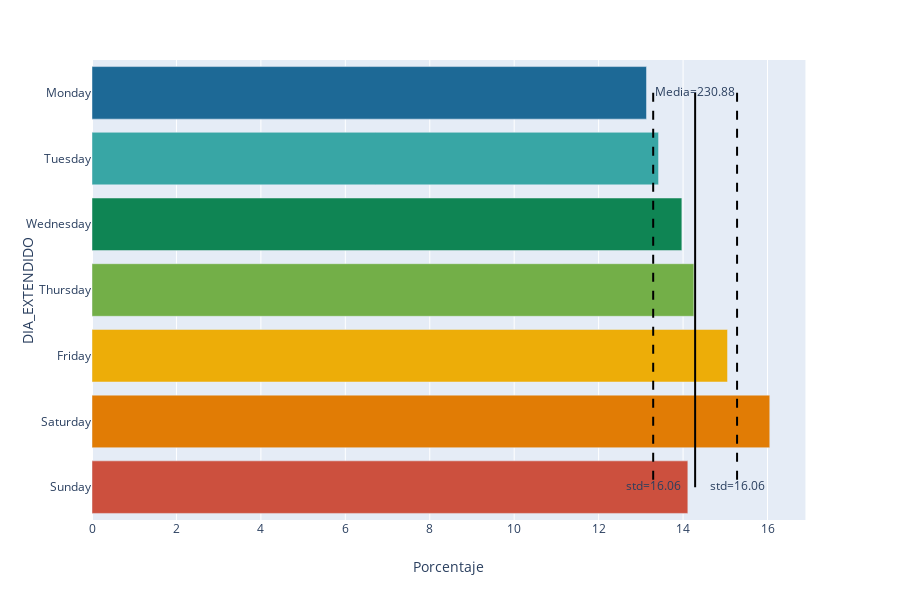

The code cell stored with this chart in its notebook:
### Code cell
values_order = ["Monday", "Tuesday", "Wednesday", "Thursday","Friday","Saturday","Sunday"]
media_factor = weeks_between
bar_figure_probabilities(subdata,'DIA_EXTENDIDO',values_order,media_factor,fig_name="riñas_rnmc_dia_extendido_probabilidad.png")

### Figure 1 — Plotly figure (JSON) as saved in the notebook; plotly's stock layout.template omitted (floating-point values rounded to 4 significant figures)
{"data": [{"alignmentgroup": "True", "hoverlabel": {"namelength": 0}, "hovertemplate": "DIA_EXTENDIDO=%{y}<br>Porcentaje=%{x}", "legendgroup": "DIA_EXTENDIDO=Monday", "marker": {"color": "rgb(29, 105, 150)"}, "name": "DIA_EXTENDIDO=Monday", "offsetgroup": "DIA_EXTENDIDO=Monday", "orientation": "h", "showlegend": true, "textposition": "auto", "type": "bar", "x": [13.13], "xaxis": "x", "y": ["Monday"], "yaxis": "y"}, {"alignmentgroup": "True", "hoverlabel": {"namelength": 0}, "hovertemplate": "DIA_EXTENDIDO=%{y}<br>Porcentaje=%{x}", "legendgroup": "DIA_EXTENDIDO=Tuesday", "marker": {"color": "rgb(56, 166, 165)"}, "name": "DIA_EXTENDIDO=Tuesday", "offsetgroup": "DIA_EXTENDIDO=Tuesday", "orientation": "h", "showlegend": true, "textposition": "auto", "type": "bar", "x": [13.42], "xaxis": "x", "y": ["Tuesday"], "yaxis": "y"}, {"alignmentgroup": "True", "hoverlabel": {"namelength": 0}, "hovertemplate": "DIA_EXTENDIDO=%{y}<br>Porcentaje=%{x}", "legendgroup": "DIA_EXTENDIDO=Wednesday", "marker": {"color": "rgb(15, 133, 84)"}, "name": "DIA_EXTENDIDO=Wednesday", "offsetgroup": "DIA_EXTENDIDO=Wednesday", "orientation": "h", "showlegend": true, "textposition": "auto", "type": "bar", "x": [13.97], "xaxis": "x", "y": ["Wednesday"], "yaxis": "y"}, {"alignmentgroup": "True", "hoverlabel": {"namelength": 0}, "hovertemplate": "DIA_EXTENDIDO=%{y}<br>Porcentaje=%{x}", "legendgroup": "DIA_EXTENDIDO=Thursday", "marker": {"color": "rgb(115, 175, 72)"}, "name": "DIA_EXTENDIDO=Thursday", "offsetgroup": "DIA_EXTENDIDO=Thursday", "orientation": "h", "showlegend": true, "textposition": "auto", "type": "bar", "x": [14.26], "xaxis": "x", "y": ["Thursday"], "yaxis": "y"}, {"alignmentgroup": "True", "hoverlabel": {"namelength": 0}, "hovertemplate": "DIA_EXTENDIDO=%{y}<br>Porcentaje=%{x}", "legendgroup": "DIA_EXTENDIDO=Friday", "marker": {"color": "rgb(237, 173, 8)"}, "name": "DIA_EXTENDIDO=Friday", "offsetgroup": "DIA_EXTENDIDO=Friday", "orientation": "h", "showlegend": true, "textposition": "auto", "type": "bar", "x": [15.05], "xaxis": "x", "y": ["Friday"], "yaxis": "y"}, {"alignmentgroup": "True", "hoverlabel": {"namelength": 0}, "hovertemplate": "DIA_EXTENDIDO=%{y}<br>Porcentaje=%{x}", "legendgroup": "DIA_EXTENDIDO=Saturday", "marker": {"color": "rgb(225, 124, 5)"}, "name": "DIA_EXTENDIDO=Saturday", "offsetgroup": "DIA_EXTENDIDO=Saturday", "orientation": "h", "showlegend": true, "textposition": "auto", "type": "bar", "x": [16.05], "xaxis": "x", "y": ["Saturday"], "yaxis": "y"}, {"alignmentgroup": "True", "hoverlabel": {"namelength": 0}, "hovertemplate": "DIA_EXTENDIDO=%{y}<br>Porcentaje=%{x}", "legendgroup": "DIA_EXTENDIDO=Sunday", "marker": {"color": "rgb(204, 80, 62)"}, "name": "DIA_EXTENDIDO=Sunday", "offsetgroup": "DIA_EXTENDIDO=Sunday", "orientation": "h", "showlegend": true, "textposition": "auto", "type": "bar", "x": [14.11], "xaxis": "x", "y": ["Sunday"], "yaxis": "y"}, {"line": {"color": "black", "width": 2}, "mode": "text+lines", "text": ["Media=230.88", ""], "type": "scatter", "x": [14.29, 14.29], "y": ["Monday", "Sunday"]}, {"line": {"color": "black", "dash": "dash", "width": 2}, "mode": "text+lines", "text": ["", "std=16.06"], "type": "scatter", "x": [15.28, 15.28], "y": ["Monday", "Sunday"]}, {"line": {"color": "black", "dash": "dash", "width": 2}, "mode": "text+lines", "text": ["", "std=16.06"], "type": "scatter", "x": [13.29, 13.29], "y": ["Monday", "Sunday"]}], "layout": {"barmode": "relative", "height": 600, "legend": {"tracegroupgap": 0}, "margin": {"t": 60}, "showlegend": false, "xaxis": {"anchor": "y", "domain": [0, 0.98], "title": {"text": "Porcentaje"}}, "yaxis": {"anchor": "x", "categoryarray": ["Sunday", "Saturday", "Friday", "Thursday", "Wednesday", "Tuesday", "Monday"], "categoryorder": "array", "domain": [0, 1], "title": {"text": "DIA_EXTENDIDO"}}}}
